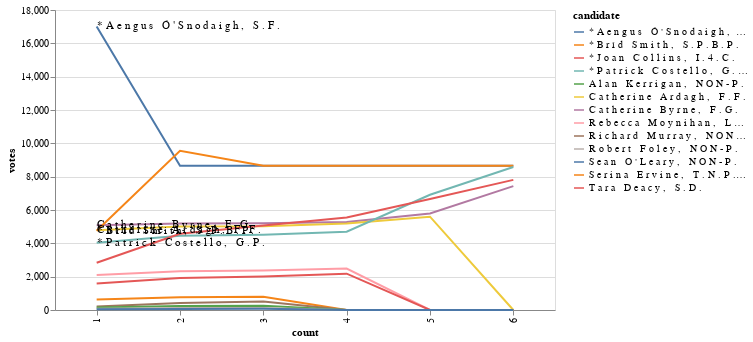

This figure's notebook cell:
### Code cell
charter(count_details)

### Figure 1 — Vega-Lite specification as saved in the notebook (floating-point values rounded to 4 significant figures)
{"config": {"view": {"continuousWidth": 400, "continuousHeight": 300}}, "layer": [{"data": {"name": "data-719362bd9e54d6f6393b6506ec35c1a2"}, "mark": "line", "encoding": {"color": {"field": "candidate", "type": "nominal"}, "tooltip": [{"field": "candidate", "type": "nominal"}, {"field": "count", "type": "quantitative"}, {"field": "votes", "type": "quantitative"}], "x": {"field": "count", "type": "ordinal"}, "y": {"field": "votes", "type": "quantitative"}}, "width": 500}, {"data": {"name": "data-1dd5258737df9ec0784acf5af37832ec"}, "mark": {"type": "text", "align": "left"}, "encoding": {"text": {"field": "candidate", "type": "nominal"}, "x": {"field": "count", "type": "ordinal"}, "y": {"field": "votes", "type": "quantitative"}}}], "$schema": "https://vega.github.io/schema/vega-lite/v4.17.0.json", "datasets": {"data-719362bd9e54d6f6393b6506ec35c1a2": [{"candidate": "* A e n g u s   Ó ' S n o d a i g h ,   S . F .", "count": 1, "votes": 17015}, {"candidate": "* A e n g u s   Ó ' S n o d a i g h ,   S . F .", "count": 2, "votes": 8659}, {"candidate": "* A e n g u s   Ó ' S n o d a i g h ,   S . F .", "count": 3, "votes": 8659}, {"candidate": "* A e n g u s   Ó ' S n o d a i g h ,   S . F .", "count": 4, "votes": 8659}, {"candidate": "* A e n g u s   Ó ' S n o d a i g h ,   S . F .", "count": 5, "votes": 8659}, {"candidate": "* A e n g u s   Ó ' S n o d a i g h ,   S . F .", "count": 6, "votes": 8659}, {"candidate": "C a t h e r i n e   B y r n e ,   F . G .", "count": 1, "votes": 5078}, {"candidate": "C a t h e r i n e   B y r n e ,   F . G .", "count": 2, "votes": 5192}, {"candidate": "C a t h e r i n e   B y r n e ,   F . G .", "count": 3, "votes": 5202}, {"candidate": "C a t h e r i n e   B y r n e ,   F . G .", "count": 4, "votes": 5275}, {"candidate": "C a t h e r i n e   B y r n e ,   F . G .", "count": 5, "votes": 5788}, {"candidate": "C a t h e r i n e   B y r n e ,   F . G .", "count": 6, "votes": 7431}, {"candidate": "C a t h e r i n e   A r d a g h ,   F . F .", "count": 1, "votes": 4782}, {"candidate": "C a t h e r i n e   A r d a g h ,   F . F .", "count": 2, "votes": 5013}, {"candidate": "C a t h e r i n e   A r d a g h ,   F . F .", "count": 3, "votes": 5030}, {"candidate": "C a t h e r i n e   A r d a g h ,   F . F .", "count": 4, "votes": 5184}, {"candidate": "C a t h e r i n e   A r d a g h ,   F . F .", "count": 5, "votes": 5598}, {"candidate": "C a t h e r i n e   A r d a g h ,   F . F .", "count": 6, "votes": 0}, {"candidate": "* B r í d   S m i t h ,   S . P . B . P .", "count": 1, "votes": 4753}, {"candidate": "* B r í d   S m i t h ,   S . P . B . P .", "count": 2, "votes": 9547}, {"candidate": "* B r í d   S m i t h ,   S . P . B . P .", "count": 3, "votes": 8659}, {"candidate": "* B r í d   S m i t h ,   S . P . B . P .", "count": 4, "votes": 8659}, {"candidate": "* B r í d   S m i t h ,   S . P . B . P .", "count": 5, "votes": 8659}, {"candidate": "* B r í d   S m i t h ,   S . P . B . P .", "count": 6, "votes": 8659}, {"candidate": "* P a t r i c k   C o s t e l l o ,   G . P .", "count": 1, "votes": 4041}, {"candidate": "* P a t r i c k   C o s t e l l o ,   G . P .", "count": 2, "votes": 4449}, {"candidate": "* P a t r i c k   C o s t e l l o ,   G . P .", "count": 3, "votes": 4522}, {"candidate": "* P a t r i c k   C o s t e l l o ,   G . P .", "count": 4, "votes": 4698}, {"candidate": "* P a t r i c k   C o s t e l l o ,   G . P .", "count": 5, "votes": 6917}, {"candidate": "* P a t r i c k   C o s t e l l o ,   G . P .", "count": 6, "votes": 8582}, {"candidate": "* J o a n   C o l l i n s ,   I . 4 . C .", "count": 1, "votes": 2831}, {"candidate": "* J o a n   C o l l i n s ,   I . 4 . C .", "count": 2, "votes": 4578}, {"candidate": "* J o a n   C o l l i n s ,   I . 4 . C .", "count": 3, "votes": 5076}, {"candidate": "* J o a n   C o l l i n s ,   I . 4 . C .", "count": 4, "votes": 5552}, {"candidate": "* J o a n   C o l l i n s ,   I . 4 . C .", "count": 5, "votes": 6654}, {"candidate": "* J o a n   C o l l i n s ,   I . 4 . C .", "count": 6, "votes": 7807}, {"candidate": "R e b e c c a   M o y n i h a n ,   L A B .", "count": 1, "votes": 2095}, {"candidate": "R e b e c c a   M o y n i h a n ,   L A B .", "count": 2, "votes": 2330}, {"candidate": "R e b e c c a   M o y n i h a n ,   L A B .", "count": 3, "votes": 2375}, {"candidate": "R e b e c c a   M o y n i h a n ,   L A B .", "count": 4, "votes": 2491}, {"candidate": "R e b e c c a   M o y n i h a n ,   L A B .", "count": 5, "votes": 0}, {"candidate": "R e b e c c a   M o y n i h a n ,   L A B .", "count": 6, "votes": 0}, {"candidate": "T a r a   D e a c y ,   S . D .", "count": 1, "votes": 1595}, {"candidate": "T a r a   D e a c y ,   S . D .", "count": 2, "votes": 1921}, {"candidate": "T a r a   D e a c y ,   S . D .", "count": 3, "votes": 2006}, {"candidate": "T a r a   D e a c y ,   S . D .", "count": 4, "votes": 2181}, {"candidate": "T a r a   D e a c y ,   S . D .", "count": 5, "votes": 0}, {"candidate": "T a r a   D e a c y ,   S . D .", "count": 6, "votes": 0}, {"candidate": "S e r i n a   E r v i n e ,   T . N . P . A . P . N .", "count": 1, "votes": 632}, {"candidate": "S e r i n a   E r v i n e ,   T . N . P . A . P . N .", "count": 2, "votes": 770}, {"candidate": "S e r i n a   E r v i n e ,   T . N . P . A . P . N .", "count": 3, "votes": 801}, {"candidate": "S e r i n a   E r v i n e ,   T . N . P . A . P . N .", "count": 4, "votes": 0}, {"candidate": "S e r i n a   E r v i n e ,   T . N . P . A . P . N .", "count": 5, "votes": 0}, {"candidate": "S e r i n a   E r v i n e ,   T . N . P . A . P . N .", "count": 6, "votes": 0}, {"candidate": "R i c h a r d   M u r r a y ,   N O N - P .", "count": 1, "votes": 207}, {"candidate": "R i c h a r d   M u r r a y ,   N O N - P .", "count": 2, "votes": 420}, {"candidate": "R i c h a r d   M u r r a y ,   N O N - P .", "count": 3, "votes": 512}, {"candidate": "R i c h a r d   M u r r a y ,   N O N - P .", "count": 4, "votes": 0}, {"candidate": "R i c h a r d   M u r r a y ,   N O N - P .", "count": 5, "votes": 0}, {"candidate": "R i c h a r d   M u r r a y ,   N O N - P .", "count": 6, "votes": 0}, {"candidate": "A l a n   K e r r i g a n ,   N O N - P .", "count": 1, "votes": 146}, {"candidate": "A l a n   K e r r i g a n ,   N O N - P .", "count": 2, "votes": 241}, {"candidate": "A l a n   K e r r i g a n ,   N O N - P .", "count": 3, "votes": 257}, {"candidate": "A l a n   K e r r i g a n ,   N O N - P .", "count": 4, "votes": 0}, {"candidate": "A l a n   K e r r i g a n ,   N O N - P .", "count": 5, "votes": 0}, {"candidate": "A l a n   K e r r i g a n ,   N O N - P .", "count": 6, "votes": 0}, {"candidate": "R o b e r t   F o l e y ,   N O N - P .", "count": 1, "votes": 78}, {"candidate": "R o b e r t   F o l e y ,   N O N - P .", "count": 2, "votes": 114}, {"candidate": "R o b e r t   F o l e y ,   N O N - P .", "count": 3, "votes": 121}, {"candidate": "R o b e r t   F o l e y ,   N O N - P .", "count": 4, "votes": 0}, {"candidate": "R o b e r t   F o l e y ,   N O N - P .", "count": 5, "votes": 0}, {"candidate": "R o b e r t   F o l e y ,   N O N - P .", "count": 6, "votes": 0}, {"candidate": "S e a n   O ' L e a r y ,   N O N - P .", "count": 1, "votes": 38}, {"candidate": "S e a n   O ' L e a r y ,   N O N - P .", "count": 2, "votes": 57}, {"candidate": "S e a n   O ' L e a r y ,   N O N - P .", "count": 3, "votes": 71}, {"candidate": "S e a n   O ' L e a r y ,   N O N - P .", "count": 4, "votes": 0}, {"candidate": "S e a n   O ' L e a r y ,   N O N - P .", "count": 5, "votes": 0}, {"candidate": "S e a n   O ' L e a r y ,   N O N - P .", "count": 6, "votes": 0}], "data-1dd5258737df9ec0784acf5af37832ec": [{"candidate": "* A e n g u s   Ó ' S n o d a i g h ,   S . F .", "count": 1, "votes": 17015}, {"candidate": "C a t h e r i n e   B y r n e ,   F . G .", "count": 1, "votes": 5078}, {"candidate": "C a t h e r i n e   A r d a g h ,   F . F .", "count": 1, "votes": 4782}, {"candidate": "* B r í d   S m i t h ,   S . P . B . P .", "count": 1, "votes": 4753}, {"candidate": "* P a t r i c k   C o s t e l l o ,   G . P .", "count": 1, "votes": 4041}]}}
